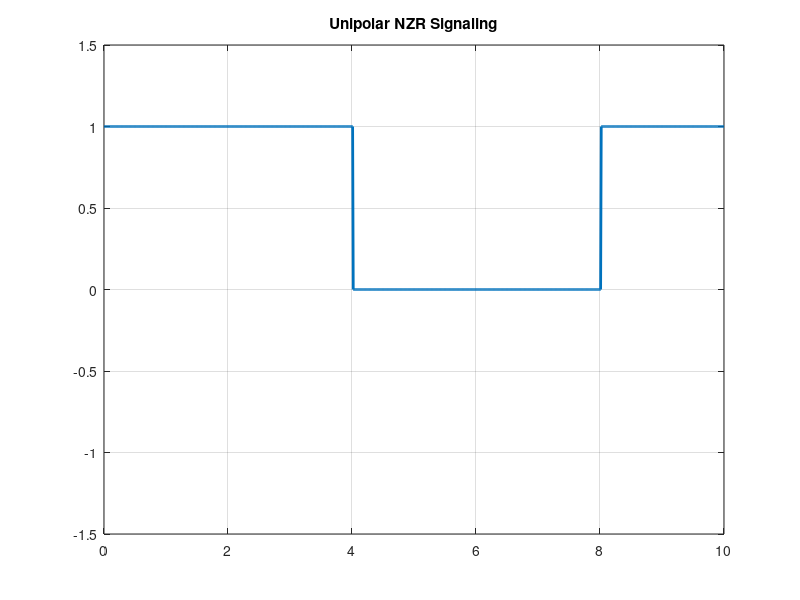

The MATLAB source for this figure:
%Unipolar Non Return to Zero Line Coding 
clc;
clear all;
close all;
N=10; 
n=randi([0,1],1,N)
%Mapping Function
for m=1:N
 if n(m)==1
 nn(m)=1;
 else
 nn(m)=0;
 end
end
nn
%Signal Shaping
i=1;
t=0:0.01:length(n); 
for j=1:length(t)
 if t(j)<=i
 y(j)=nn(i);
 else
 y(j)=nn(i);
 i=i+1; 
 end
end
plot(t,y, 'linewidth',2);
axis([0,N,-1.5,1.5]);
grid on;
title("Unipolar NZR Signaling");